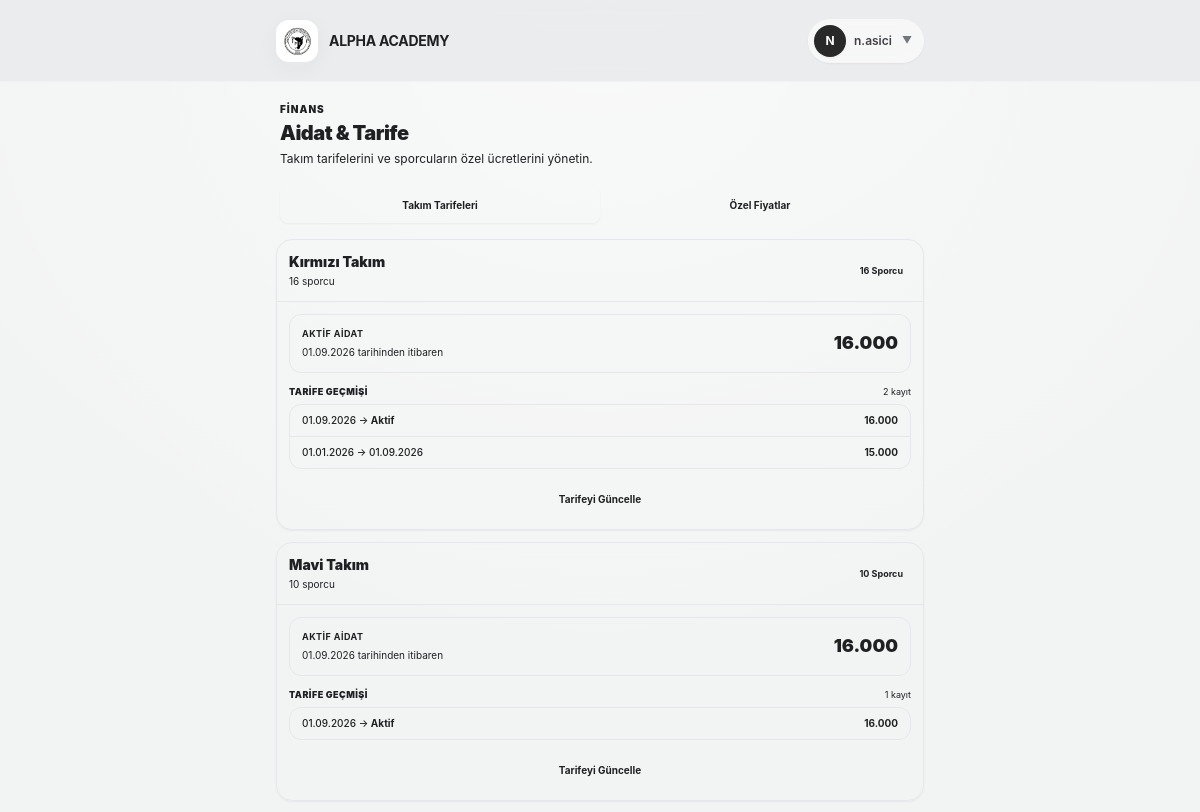
The app's page /finance/fee-management/ (signed in, upper part), older data.
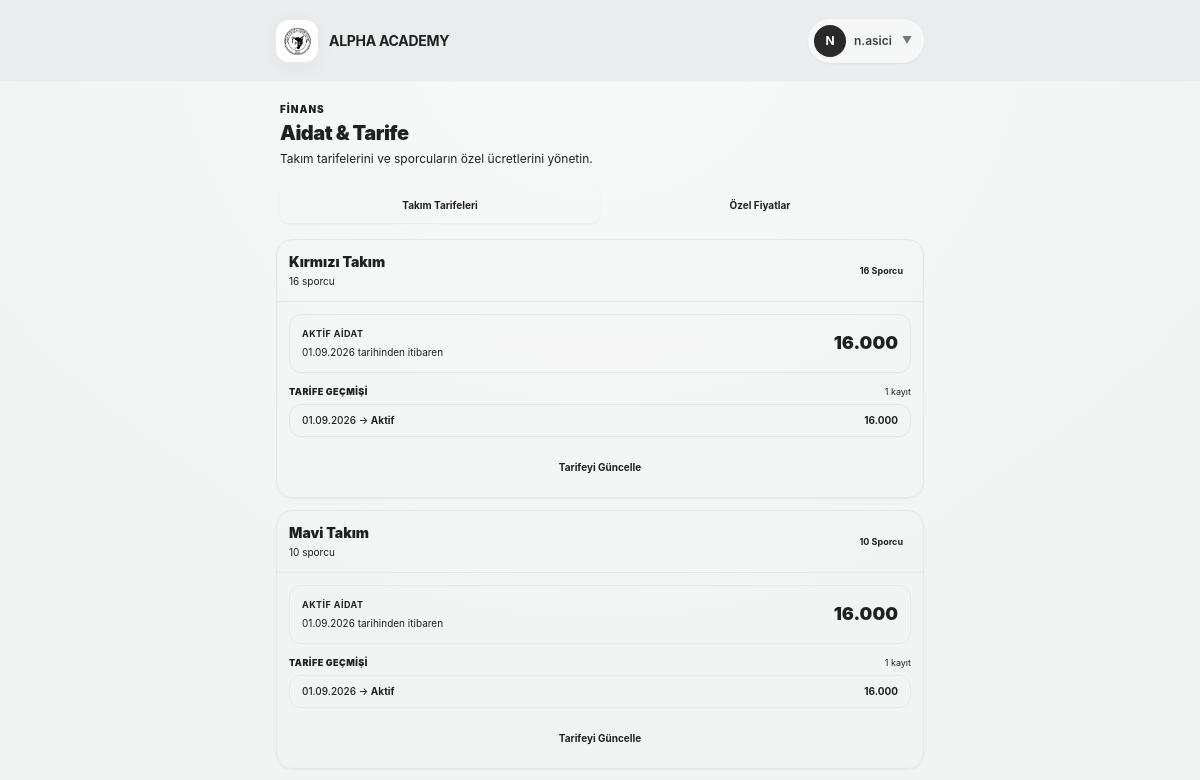
The same page, newer data.
### teams/models.py (models this page shows, shortened)
class Team(models.Model):
    name = models.CharField(max_length=100, verbose_name="Takım / Grup Adı")
    description = models.TextField(blank=True, null=True, verbose_name="Açıklama / Yaş Grubu")
    coaches = models.ManyToManyField(
        settings.AUTH_USER_MODEL,
        blank=True,
        limit_choices_to={'role__in': ['coach', 'club_admin']},
        related_name='assigned_teams',
        verbose_name="Sorumlu Antrenörler"
    )
    is_active = models.BooleanField(default=True, verbose_name="Aktif mi?")
    created_at = models.DateTimeField(auto_now_add=True)
    class Meta:
        verbose_name = "Takım"
        verbose_name_plural = "Takımlar"

### finance/models.py (models this page shows)
class TeamFeeHistory(models.Model):
    team = models.ForeignKey(Team, on_delete=models.CASCADE, related_name='fee_histories')
    monthly_fee = models.IntegerField()
    start_date = models.DateField(help_text="Fiyatın geçerli olmaya başladığı tarih")
    end_date = models.DateField(null=True, blank=True, help_text="Boş ise halen geçerlidir")
    class Meta:
        ordering = ['-start_date']

### finance/views.py (the view)
# urls.py: path('fee-management/', views.fee_management, name='fee-management'),
@login_required
def fee_management(request):
    teams = Team.objects.annotate(athlete_count=Count('athletes')).prefetch_related('fee_histories')
    athletes = Athlete.objects.filter(is_active=True, custom_fee__isnull=False).select_related('team')
    context = {
        'teams': teams,
        'athletes': athletes,
        'today': date.today(),
    }
    return render(request, 'finance/fee_management.html', context)

### athletes/models.py (called while the page is built)
    def get_full_name(self):
        return f"{self.first_name} {self.last_name}"

### users/models.py (called while the page is built)
    @property
    def is_club_admin(self):
        return self.role == self.Role.ADMIN

    @property
    def is_coach(self):
        return self.role == self.Role.COACH

### templates/finance/fee_management.html (shortened to what the changed rows need)
{% extends "base.html" %}
{% block content %}
    <div class="w-full space-y-4">
        <header class="px-1">
            <h1 class="mt-0.5 text-xl font-black tracking-tight text-base-content">Aidat & Tarife</h1>
        </header>
        <div>
            <div id="fee-tab-teams" class="mt-3 space-y-3">
                {% for team in teams %}
                    <section class="overflow-hidden rounded-2xl border border-base-300 bg-base-100 shadow-sm">
                        <div class="flex items-center justify-between gap-3 border-b border-base-200 p-3">
                            <div class="min-w-0">
                                <h2 class="truncate text-sm font-black text-base-content">{{ team.name }}</h2>
                                <p class="mt-0.5 text-[10px] text-base-content/50">{{ team.athlete_count }} sporcu</p>
                            </div>
                            <span class="shrink-0 rounded-lg bg-base-200 px-2 py-1 text-[9px] font-bold text-base-content/60">
                                {{ team.athlete_count }} Sporcu
                            </span>
                        </div>
                        <div class="p-3">
                            {% with team.fee_histories.first as active_fee %}
                                <div class="rounded-xl border border-base-200 bg-base-200/40 p-3">
                                    <div class="flex items-center justify-between gap-3">
                                        <div class="min-w-0">
                                            <p class="text-[9px] font-bold uppercase tracking-wider text-base-content/50">Aktif Aidat</p>
                                            {% if active_fee %}
                                                <p class="mt-1 text-[10px] text-base-content/50">{{ active_fee.start_date|date:"d.m.Y" }} tarihinden itibaren</p>
                                            {% else %}
                                                <p class="mt-1 text-[10px] text-error/70">Tarife tanımlanmamış</p>
                                            {% endif %}
                                        </div>
                                        <div class="shrink-0 text-right">
                                            {% if active_fee %}
                                                <span class="text-lg font-black text-success">{{ active_fee.monthly_fee|floatformat:0 }}</span>
                                            {% else %}
                                                <span class="text-xs font-bold text-base-content/40">Tanımlanmadı</span>
                                            {% endif %}
                                        </div>
                                    </div>
                                </div>
                            {% endwith %}
                            <div class="mt-3">
                                <div class="mb-1.5 flex items-center justify-between">
                                    <p class="text-[9px] font-black uppercase tracking-wider text-base-content/40">Tarife Geçmişi</p>
                                    <span class="text-[9px] text-base-content/30">{{ team.fee_histories.all|length }} kayıt</span>
                                </div>
                                <div class="overflow-hidden rounded-xl border border-base-200">
                                    {% for history in team.fee_histories.all %}
                                        <div class="flex items-center justify-between gap-2 border-b border-base-200 px-3 py-2 last:border-0">
                                            <div class="min-w-0">
                                                <p class="text-[10px] font-medium text-base-content/70">
                                                    {{ history.start_date|date:"d.m.Y" }}
                                                    <span class="text-base-content/30">→</span>
                                                    {% if history.end_date %}
                                                        {{ history.end_date|date:"d.m.Y" }}
                                                    {% else %}
                                                        <span class="font-bold text-success">Aktif</span>
                                                    {% endif %}
                                                </p>
                                            </div>
                                            <span class="shrink-0 text-[10px] font-bold text-base-content">{{ history.monthly_fee|floatformat:0 }}</span>
                                        </div>
                                    {% empty %}
                                        <div class="px-3 py-3 text-center">
                                            <p class="text-[10px] text-base-content/40">Geçmiş tarife bulunmuyor.</p>
                                        </div>
                                    {% endfor %}
                                </div>
                            </div>
                            <button type="button"
                                    onclick="document.getElementById('modal-team-{{ team.id }}').showModal()"
                                    class="btn btn-primary mt-3 h-9 min-h-0 w-full rounded-xl text-[10px] font-bold">
                                Tarifeyi Güncelle
                            </button>
                        </div>
                    </section>
                {% empty %}
                    <div class="rounded-2xl border border-base-300 bg-base-100 p-8 text-center shadow-sm">
                        <div class="mx-auto mb-3 grid h-11 w-11 place-items-center rounded-xl bg-base-200 text-base-content/40">₺</div>
                        <p class="text-xs font-bold text-base-content">Kayıtlı takım bulunmuyor.</p>
                    </div>
                {% endfor %}
            </div>
        </div>
    </div>
{% endblock %}

Row changes from the older to the newer data that the page shows:
removed TeamFeeHistory: start_date "01.01.2026", end_date "01.09.2026", monthly_fee "15.000", shown under Team "Kırmızı Takım"
computed for Team "Kırmızı Takım": fee_histories.all|length "2" → "1"
